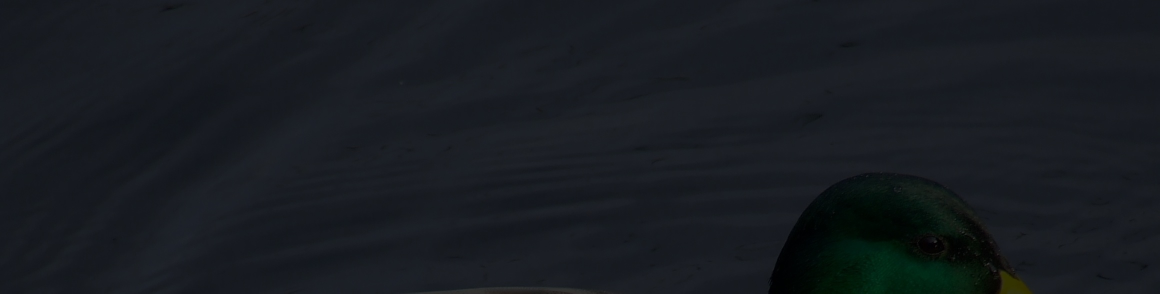
#> input picture python-hw3/cropped_img/cropped_img1.jpg, 2319 x 587 px (shown at 1/2 size)
$ python flag_overlay.py
#> lines starting #> are read from the running program, lines starting #| are printed output that depends on the picture
import cv2
import numpy as np


def crop_images(image_, x, height_, y, width_):
    """
    Crops an image by given coordinates, height and width
    :param image_: image to be crop
    :param x: x coordinate to crop from
    :param height_: height to crop from
    :param y: y coordinate to crop from
    :param width_: width to crop from
    :return: copy of the cropped image for the flag piece to be created
    """
    crop = image_[x:height_, y:width_].copy()
    output = crop.copy()
    return output


def create_flag_piece(height_, width_, red_, green_, blue_):
    """
    Creates a one-color image
    :param height_: height of the blank image to be created
    :param width_: width of the blank image to be created
    :param red_: number between 0-255 representing intensity of the color
    :param green_: number between 0-255 representing intensity of the color
    :param blue_: number between 0-255 representing intensity of the color
    :return: an image object with a colored background
    """
    blank_image = np.zeros((height_,width_,3), np.uint8)
    blank_image[:, 0:width_] = [blue_, green_, red_]
    return blank_image


def overlay_images(output, blank_image, path_):
    """
    Transparently overlays an image
    :param output: output image object
    :param blank_image: an image with a certain color background
    :param path_: path to save the output
    :return: transparently overlaid image
    """
    opacity = 0.2
    added_image = cv2.addWeighted(output, opacity, blank_image, 0.1, 0)
    cv2.imwrite(path_, added_image)
    return added_image


def stitch_images(height_, width_, images_, path_):
    """
    Stitches 3 transparently overlaid images back together
    :param height_: height of the final image
    :param width_: width of the final image
    :param images_: a list of images to be stitched together
    :param path_: path to save the final image
    :return: null
    """
    final_image = np.zeros((height_, width_, 3), dtype=np.uint8)
    y_ = 0
    for image in images_:
        width_ = image.shape[0]
        height_ = image.shape[1]
        # add an image to the final array and increment the y coordinate
        final_image[y_:width_ + y_, :height_, :] = image
        y_ += image.shape[0]
    cv2.imwrite(path_, final_image)


def main():
    image_path = input("Enter the image path: ")
#> the answer given: cropped_img/cropped_img1.jpg
    try:
        # Reading the image and obtaining its width and height
        image = cv2.imread(image_path)
#> image is the input picture: shape (587, 2319, 3); mean B, G, R 33, 27.5, 23.6
        width, height = image.shape[1], image.shape[0]
#> width = 2319; height = 587
        # Image will be cropped horizontally into 3 pieces, therefore
        # we need its height to be divided by 3
        slice_height = height / 3
#> slice_height = 195.7
        # The path for the split images to be saved
        path = "cropped_img/"

        # Splitting given image into 3 pieces horizontally
        crop1 = crop_images(image, 0, int(slice_height), 0, width)
#> in crop_images, `crop = image_[x:height_, y:width_].copy()`:
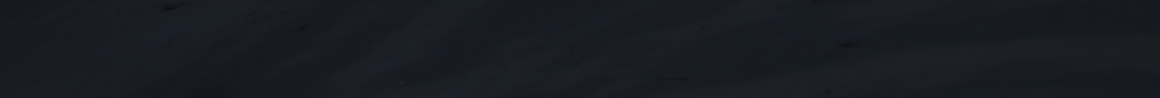
#> crop: shape (195, 2319, 3) (shown at 1/2 size); mean B, G, R 34.5, 28, 24.7
        crop2 = crop_images(image, int(slice_height), int(height - slice_height), 0, width)
        crop3 = crop_images(image, int(height - slice_height), height, 0, width)
#> call 3 of crop_images, with x = 391, height_ = 587, y = 0, width_ = 2319
#> in crop_images (call 3), `crop = image_[x:height_, y:width_].copy()`:
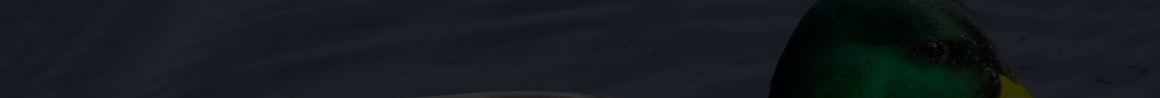
#> crop: shape (196, 2319, 3) (shown at 1/2 size); mean B, G, R 29.9, 26.1, 21.1

        # Creating flag pieces with RGB colors
        blue = create_flag_piece(int(slice_height), width, 0, 114, 207)
        black = create_flag_piece(int(slice_height), width, 0, 0, 0)
        # As it might be slightly different and cause problems, I'm getting
        # the height of the last piece.
        last_height = crop3.shape[0]
#> last_height = 196
        white = create_flag_piece(int(last_height), width, 255, 255, 255)

        # Overlaying the images with the same sized flag pieces
        added_image1 = overlay_images(crop1, black, path + "cropped_img1.jpg")
        added_image2 = overlay_images(crop2, blue, path + "cropped_img2.jpg")
        added_image3 = overlay_images(crop3, white, path + "cropped_img3.jpg")
        images = [added_image1, added_image2, added_image3]

        # Finally, stitching all 3 images together
        stitch_images(height, width, images, "final_image/output.jpg")
    except:
        print("File not found.")


if __name__ == '__main__':
    main()
